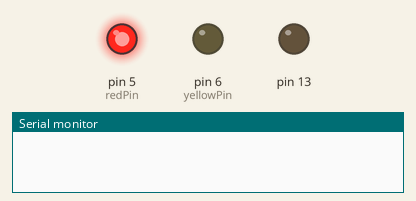
The sketch below on a simulated Arduino Uno, built with avr-gcc and run on an emulated ATmega328P. On the bench: output pins drawn as LEDs (lit = HIGH), the last lines printed to the serial monitor.

Above: at 0.2 s.
At 5.2 s:
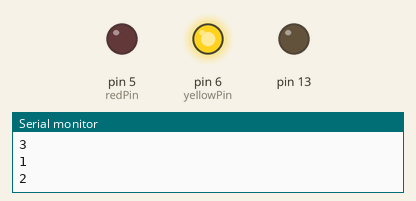
At 9.7 s:
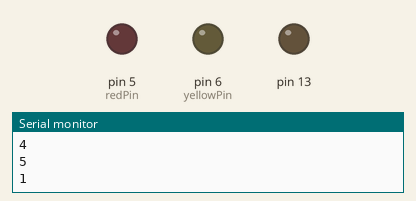
Timing chart, 0 to 10.4 s (numbered marks = the images above):
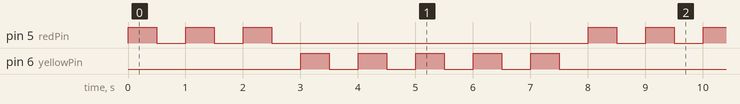

Measured:
- by itself, pin 5 (redPin): repeats every 8.0 s: 2 × (LOW 0.50 s, HIGH 0.50 s), LOW 5.5 s, HIGH 0.50 s
- by itself, pin 6 (yellowPin): repeats every 8.0 s: 4 × (LOW 0.50 s, HIGH 0.50 s), LOW 3.5 s, HIGH 0.50 s
- by itself, everything shown: repeats every 8.0 s, in 16 steps

The sketch:

ciclo_for.ino
```cpp
int redPin = 5;
int yellowPin = 6;

void setup() {
  pinMode(13, OUTPUT);
  pinMode(redPin, OUTPUT);
  pinMode(yellowPin, OUTPUT);
  Serial.begin(9600);

  digitalWrite(13, LOW);
}

void loop() {

  for (int i = 1; i <= 3; i = i + 1) {
    digitalWrite(redPin, HIGH);
    delay(500);
    digitalWrite(redPin, LOW);
    delay(500);
    Serial.println(i);
  }

  for (int i = 1; i <= 5; i = i + 1) {
    digitalWrite(yellowPin, HIGH);
    delay(500);
    digitalWrite(yellowPin, LOW);
    delay(500);
    Serial.println(i);
  }

}
```
